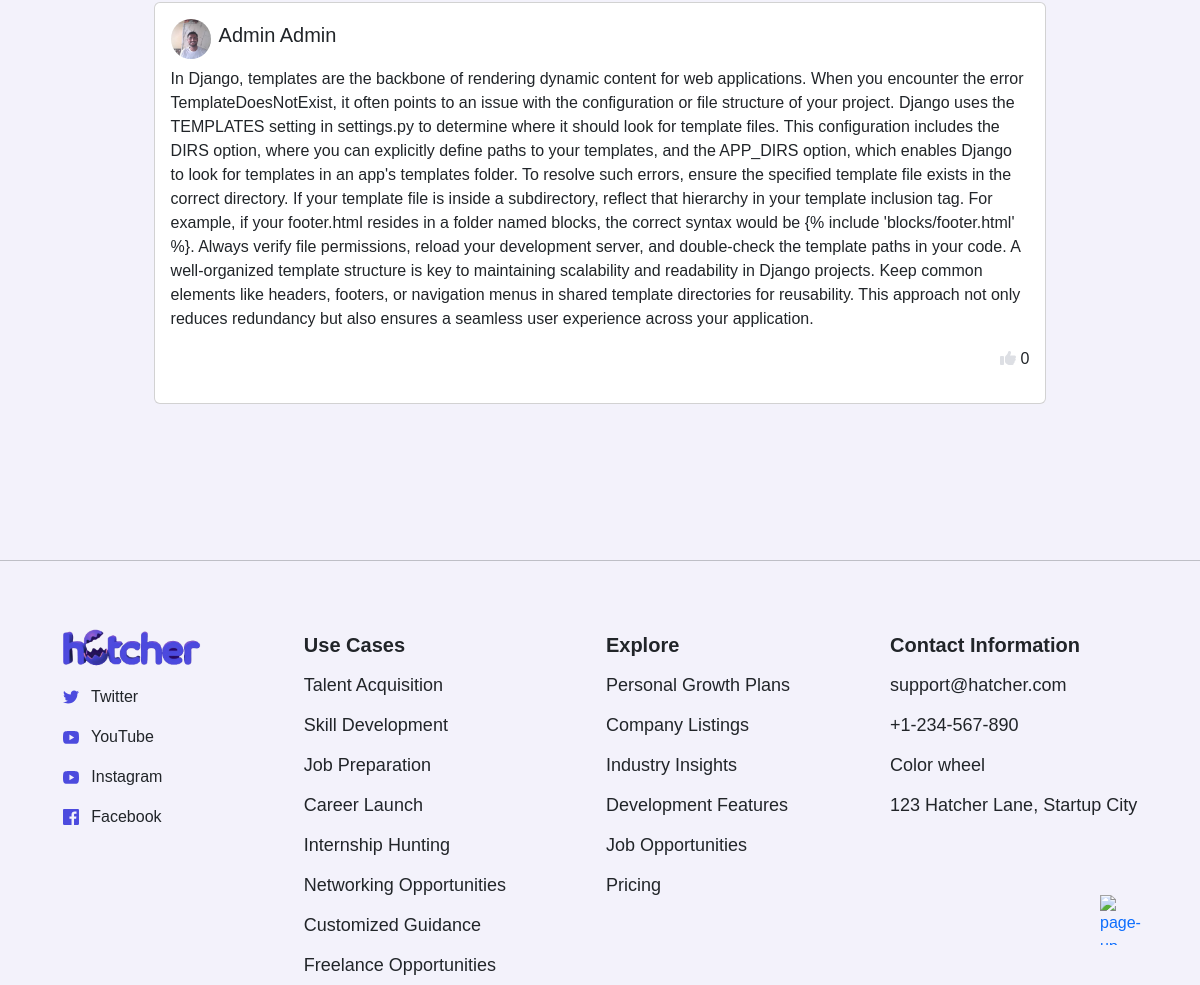
Before: /community_post/post_list (signed in, lower part) with the older database file.
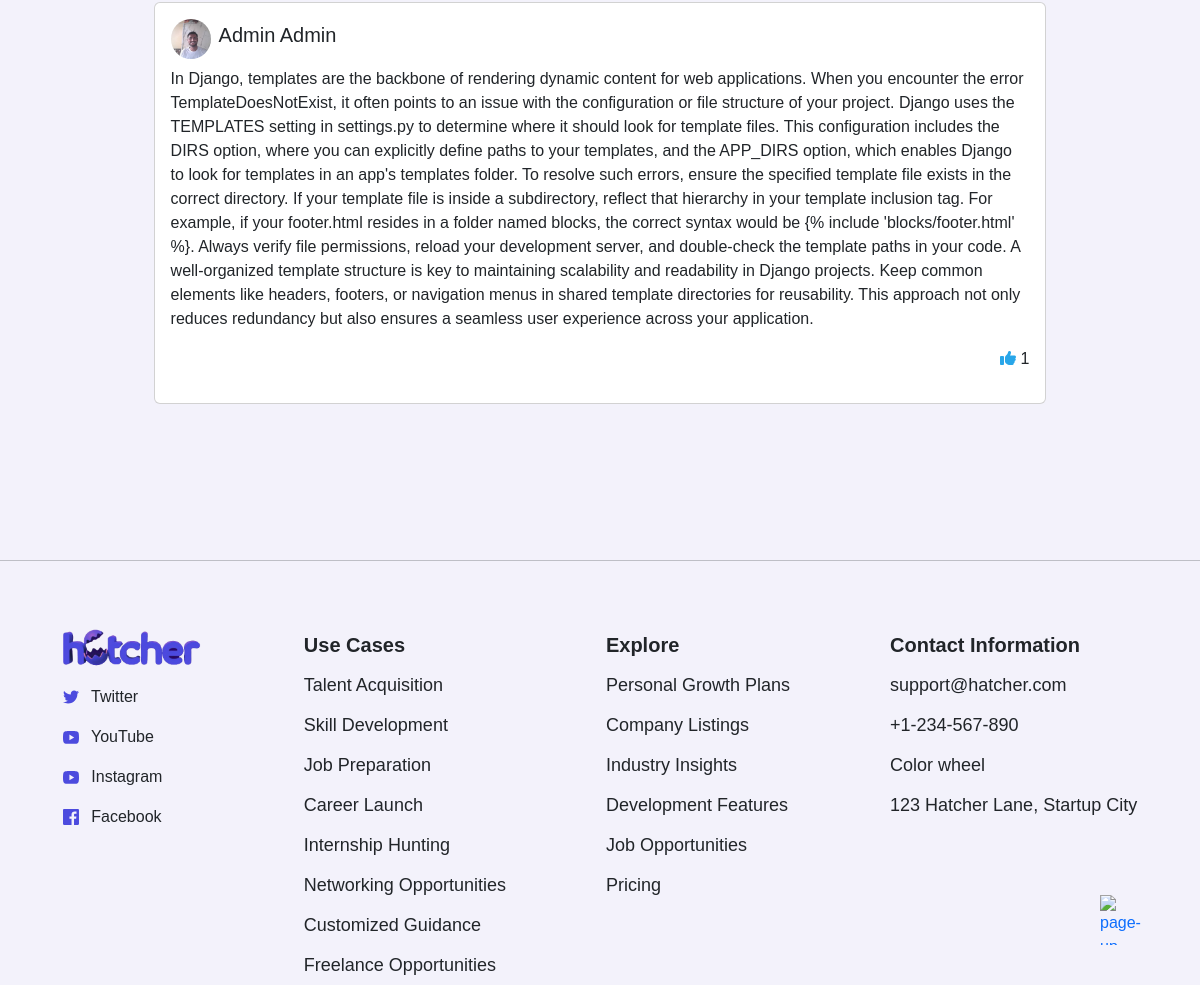
After: the same page with the newer database file.
### community_post/models.py (models this page shows, shortened)
class Post(models.Model):
    user = models.ForeignKey(user_table, on_delete=models.CASCADE,related_name='post')
    content = models.TextField()
    created_at = models.DateTimeField(auto_now_add=True)
    total_likes = models.IntegerField(default=0)

### credentials/models.py (models this page shows, shortened)
class user_table(models.Model):
    first_name = models.CharField(max_length=100,null=True)
    last_name = models.CharField(max_length=100,null=True)
    phone_no = models.CharField(max_length=10,unique=True,null=True)
    user_bio = models.CharField(max_length=500,null=True)
    user_profile_image = models.ImageField(upload_to='user_profile_image', blank=True,
                                           default='logos/default_user.png')
    email =  models.EmailField(unique=True)
    password = models.CharField(max_length=100)
    username = models.EmailField(unique=True,null=True)
    created_at = models.DateTimeField(auto_now_add=True,null=True)
    age = models.CharField(max_length=10,null=True)
    updated_at = models.DateTimeField(auto_now=True)

### community_post/views.py (the view)
# urls.py: path('post_list',post_list, name='post_list'),
def post_list(request):
    posts = Post.objects.select_related('user').all()
    user_id = request.session.get('user_id')
    user = user_table.objects.get(id=user_id)
    liked_posts =  Post.objects.filter(likes__user=user).all()
    liked_post_ids = liked_posts.values_list('id', flat=True)  # Get a list of liked post IDs
    print(f'liked post id list is :{liked_post_ids}')
    return render(request, 'dashboard/community_post.html', {'user':user, 'posts': posts, 'liked_post_ids': liked_post_ids})

### templates/dashboard/community_post.html (shortened to what this page needs)
{% extends '../blocks/dashboard_block.html' %}
{% block css %}
{% load static %}
<link rel="stylesheet" href="{% static 'css/community_post.css' %}">
{% endblock css %}
{% block content %}
<br>
<br>
<br>
<br>
<div class="container-sm">
  {% if posts %}
    {% for post in posts %}
      <div class="card"
      style=" width: 80%;
      margin: 20px auto;"
      >
        <div class="card-body">
          <div class="d-flex align-items-center mb-2">
            {% if post.user.user_profile_image %}
              <img src="{{ post.user.user_profile_image.url }}" width="40" height="40" alt="Profile Image" style="border-radius: 50%;object-fit: cover;">
            {% else %}
              <img src="https://via.placeholder.com/40" class="rounded-circle" width="40" height="40" alt="Profile Image" style="border-radius: 50%;object-fit: cover;">
            {% endif %}
            <div class="ms-2">
              <h5 class="card-title">{{ post.user.first_name }} {{ post.user.last_name }}</h5>
            </div>
          </div>
          <p class="card-text">{{ post.content }}</p>
          <p class="card-link like-btn text-end" data-post-id="{{ post.id }}" >
            {% if post.id in liked_post_ids %}
              <i class="fa-solid fa-thumbs-up liked" id="heart_icon" ></i> <span class="tlike">{{post.total_likes}}</span>
            {% else %}
              <i class="fa-solid fa-thumbs-up not-liked" id="heart_icon"></i> <span class="tlike">{{post.total_likes}}</span>
            {% endif %}
          </p>
        </div>
      </div>
    {% endfor %}
  {% else %}
    <p>No posts available at the moment.</p>
  {% endif %}
</div>
{% endblock content %}
{% block javascripts %}
{% load static %}
{% endblock javascripts %}

### templates/blocks/dashboard_block.html (shortened to what this page needs)
<!DOCTYPE html>
<html lang="en">
<head>
  {% block css %} {% endblock css %}
  {% load static %}
  <link rel="stylesheet" href="https://cdn.jsdelivr.net/npm/bootstrap@5.3.3/dist/css/bootstrap.min.css">
  <link rel="stylesheet" href="https://cdnjs.cloudflare.com/ajax/libs/font-awesome/6.6.0/css/all.min.css">
  <link rel="stylesheet" href="https://cdnjs.cloudflare.com/ajax/libs/font-awesome/6.7.2/css/all.min.css">
  <link rel="stylesheet" href="{% static 'css/dashboard.css' %}">
</head>
<body>
  {% block content %}
  {% endblock content %}
  <br>
  <br>
  <br>
  <br>
  <br>
  <hr>
  <br>
  <br>
  <div class="footer_mentions">
    <div class="footer_content">
      <a href="">
        <img src="/media/logos/hatcher.png" width="150px" class="hatcher_logo2" alt="">
      </a>
      <span>
        Twitter
      </span>
      <span>
        YouTube
      </span>
      <span>
        Instagram
      </span>
      <span>
        Facebook
      </span>
    </div>
    <div class="footer_content">
      <span class="mention-head">Use Cases</span>
      <span class="mentions">Talent Acquisition</span>
      <span class="mentions">Skill Development</span>
      <span class="mentions">Job Preparation</span>
      <span class="mentions">Career Launch</span>
      <span class="mentions">Internship Hunting</span>
      <span class="mentions">Networking Opportunities</span>
      <span class="mentions">Customized Guidance</span>
      <span class="mentions">Freelance Opportunities</span>
    </div>
    <div class="footer_content">
      <span class="mention-head">Explore</span>
      <span class="mentions">Personal Growth Plans</span>
      <span class="mentions">Company Listings</span>
      <span class="mentions">Industry Insights</span>
      <span class="mentions">Development Features</span>
      <span class="mentions">Job Opportunities</span>
      <span class="mentions">Pricing</span>
    </div>
    <div class="footer_content">
      <span class="mention-head">Contact Information</span>
      <span class="mentions">support@hatcher.com</span>
      <span class="mentions">+1-234-567-890</span>
      <span class="mentions">Color wheel</span>
      <span class="mentions">123 Hatcher Lane, Startup City</span>
    </div>
  </div>
  <a href="#top"><img width="50" height="50" id="Up_Arrow" src="https://img.icons8.com/ios-filled/50/page-up-button.png"
      alt="page-up-button" />
  </a>
</body>
</html>

### static/css/community_post.css (style rules this page uses)
.liked { color: #28a6e9; }

### static/css/dashboard.css (style rules this page uses)
body { font-family: Arial, Helvetica, sans-serif; background: #c8c6ef36; }
#Up_Arrow { position: fixed; bottom: 40px; right: 50px; }
.footer_mentions { display: flex; flex-direction: row; justify-content: center; }
.footer_content { display: flex; flex-direction: column; line-height: 40px; padding: 0 50px; }
.footer_img { fill: #4c4bde; margin-right: 8px; }
.mentions { font-size: large; }
.mention-head { font-size: 20px; font-weight: 600; }
.hatcher_logo2 { margin-left: -9px; }

Changed rows visible on the page:
changed Post "Admin": total_likes "0" → "1"
